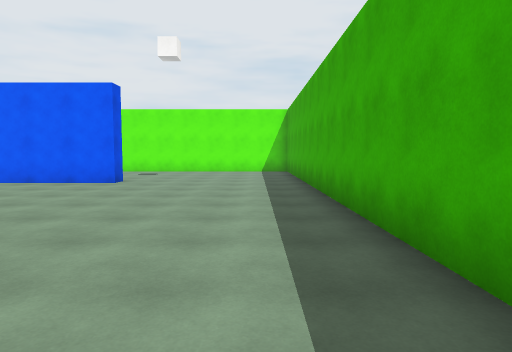
[1] (above)

20 first-person views from a walk through a 3-D level made in the Unity game engine. The camera is 1.5 m above the floor, tilts 4° down and sees 75° across. The floor is counted in squares, 2 m on a side. Each view is taken from the middle of a square. On the plan, view 1 faces up. The plan holds only what a view shows up to about 11 squares ahead; the rest is blank. The place goes on beyond the plan. Surface patterns are stand-ins for the level's own textures.

[2]
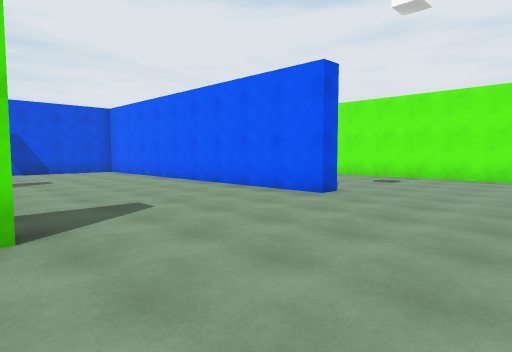

[3]
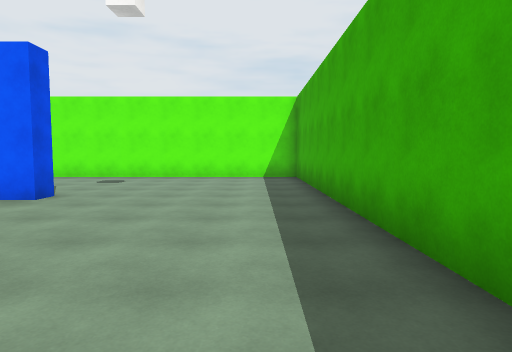

[4]
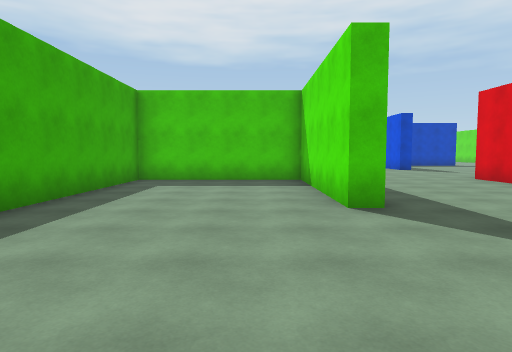

[5]
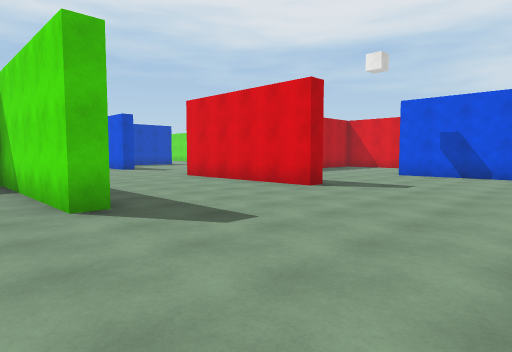

[6]
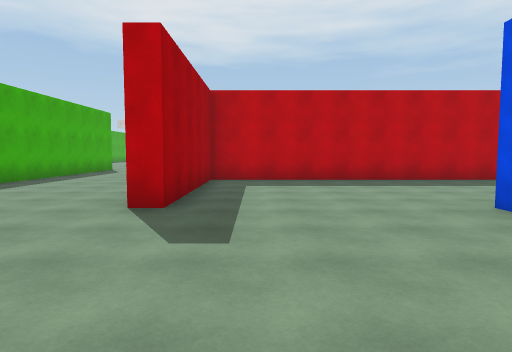

[7]
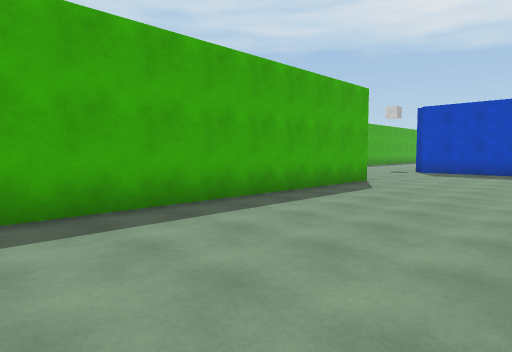

[8]
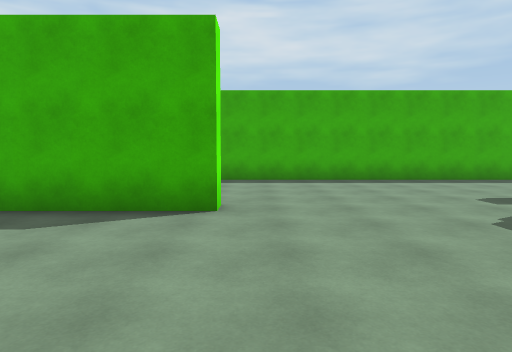

[9]
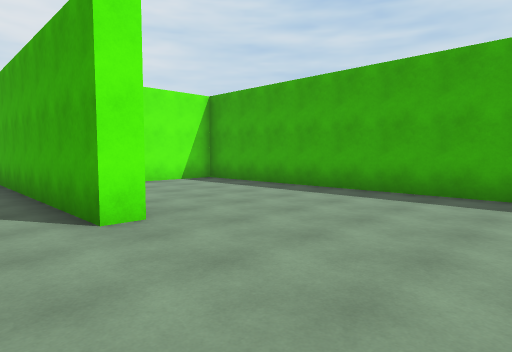

[10]
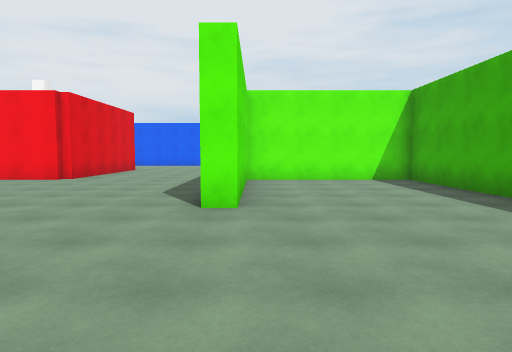

[11]
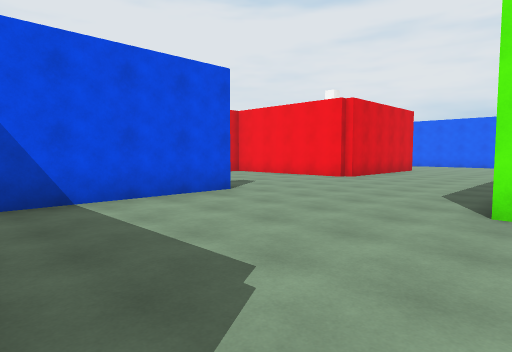

[12]
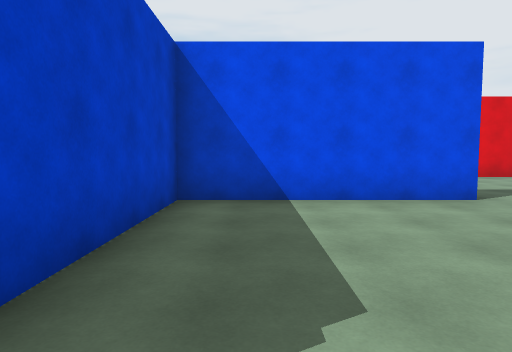

[13]
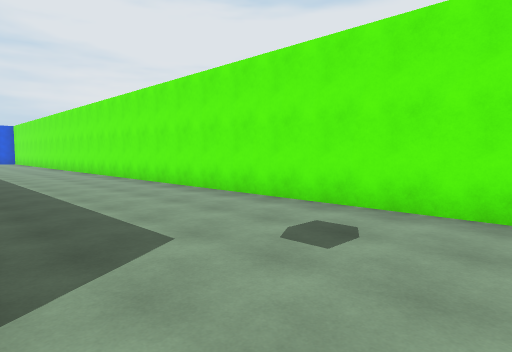

[14]
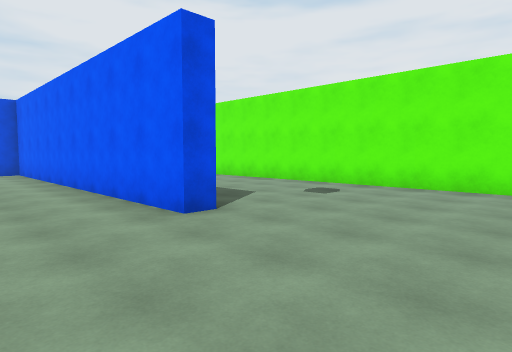

[15]
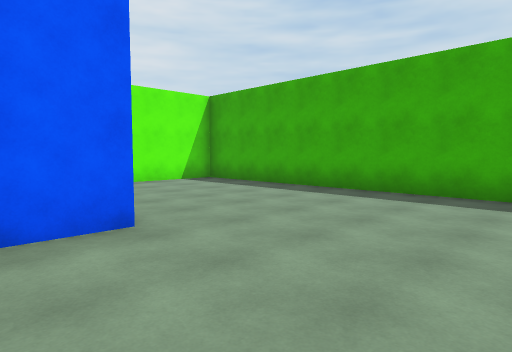

[16]
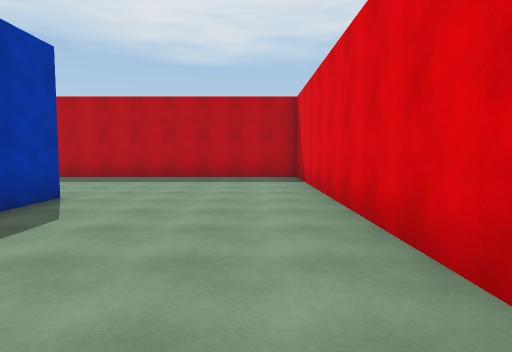

[17]
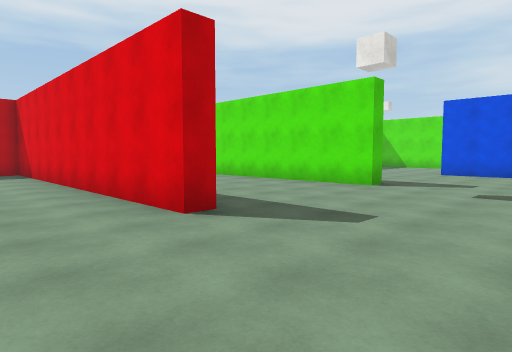

[18]
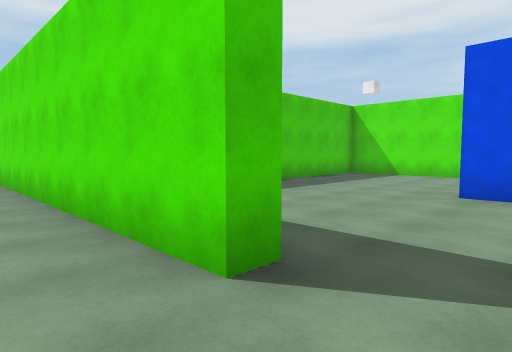

[19]
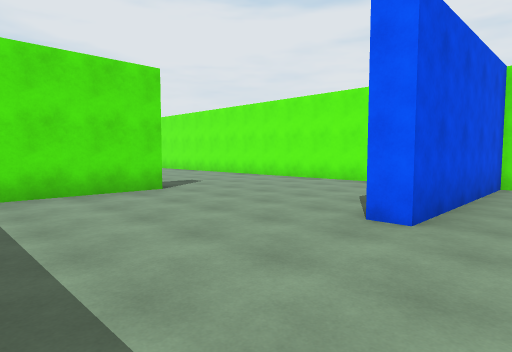

[20]
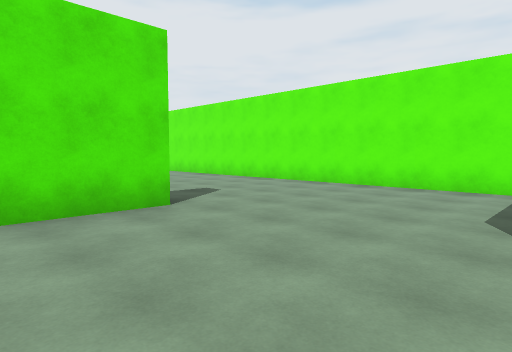

### Floor plan
Points are (right, up) in squares from view 1. A wall is a line through its corners. A room is listed if a view was taken in it or the views show most of it. See-through windows are left out.
Room 1 (views 1, 2, 3, 4, 5, 6, 7, 8, 9, 10, 11, 12, 13, 14, 15, 16, 17, 18, 19, 20)
walls: (-13.8, 3.5) (-13.8, 4.9); (-13.3, -2.1) (-13.3, -3.3); (-18.8, 8.5) (-18.3, 8.5) (-18.3, -1.2) (-8.8, -1.2) (-8.8, 3.5) (-8.2, 3.5) (-8.2, -1.5); (-23.9, 8.5) (-23.3, 8.5) (-23.3, 0.4); (-8.4, -1.8) (-10.1, -1.8); (-8.2, -6.4) (-8.2, -11.2) (-4.5, -11.2); (-31.4, 3.8) (-29.3, 3.8); (-3.9, 3.5) (-3.3, 3.5) (-3.3, -1.2) (1.3, -1.2) (1.3, 13.3) (-13.4, 13.3); (-3.3, -2.4) (-3.3, -6.5) (-3.8, -6.5) (-3.8, 1.5); (-28.3, 13.2) (-28.3, 8.5) (-28.8, 8.5); (-3.5, 8.9) (-3.5, 8.3) (-13.3, 8.3) (-13.3, 3.5); (-33.2, 8.6) (-33.2, 5.6); (-29.9, 13.3) (-37.4, 13.3); (1.3, -11.5) (1.3, -1.8) (-3.3, -1.8)

Where each view was taken, in squares from view 1:
view 1: 0 up, 0 right, facing up
view 2: 3 up, 0 right, facing up-left
view 3: 3 up, 0 right, facing up
view 4: 8 up, 2 left, facing down
view 5: 8 up, 2 left, facing down-left
view 6: 8 up, 10 left, facing down
view 7: 2 up, 8 left, facing down-right
view 8: 7 down, 8 left, facing right
view 9: 10 down, 5 left, facing up-right
view 10: 11 down, 3 left, facing up
view 11: 11 down, 3 left, facing up-left
view 12: 10 down, 3 left, facing left
view 13: 9 up, 2 left, facing up-left
view 14: 6 up, 0 right, facing up-left
view 15: 5 up, 5 left, facing up-right
view 16: 9 up, 17 left, facing down
view 17: 12 up, 16 left, facing down-left
view 18: 10 up, 22 left, facing down-left
view 19: 5 up, 27 left, facing up-left
view 20: 6 up, 29 left, facing up-left
